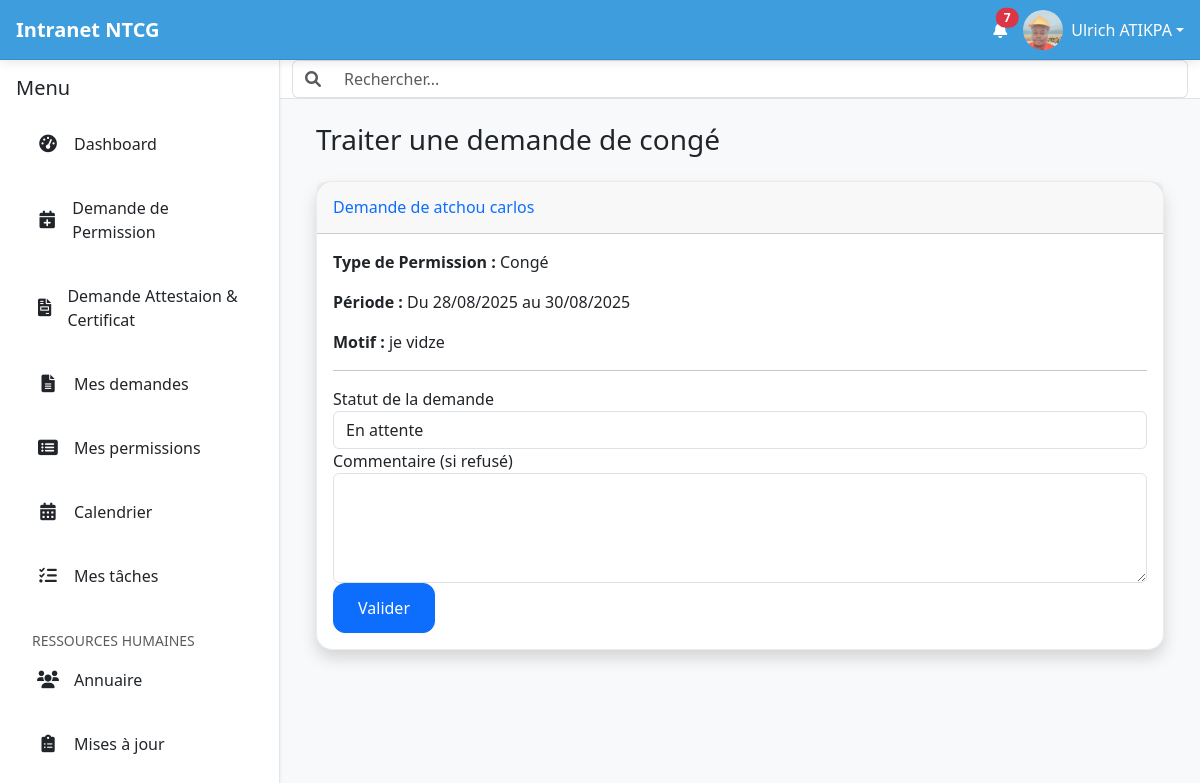
The page /hr/leave-requests/2/process/ (signed in) on the database its author committed.
### intranet/models.py (models this page shows, shortened)
class User(AbstractUser):
    date_de_naissance = models.DateField(null=True, blank=True)
    nationalite = CountryField(blank=True)
    pays_de_naissance = CountryField(blank=True)
    type_sanguin = models.CharField(max_length=5, blank=True)
    adresse = models.CharField(max_length=255, blank=True)
    telephone_personnel = models.CharField(max_length=20, blank=True)
    piece_type = models.ForeignKey(PieceType, on_delete=models.SET_NULL, null=True, blank=True, verbose_name="Type de pièce d'identité")
    piece_number = models.CharField(max_length=100, blank=True, verbose_name="Numéro de la pièce d'identité")
    personal_email = models.EmailField(blank=True, null=True, verbose_name="Email personnel")
    emergency_contact_name = models.CharField(max_length=255, blank=True, verbose_name="Nom et prénom du contact d'urgence")
    emergency_contact_phone = models.CharField(max_length=20, blank=True, verbose_name="Téléphone du contact d'urgence")
    allergies = models.TextField(blank=True)
    maladies_chroniques = models.TextField(blank=True)
    medicaments = models.TextField(blank=True)
    job_role = models.ForeignKey(JobRole, on_delete=models.SET_NULL, null=True, blank=True)
    departement = models.ForeignKey(Department, on_delete=models.SET_NULL, null=True, blank=True)
    date_embauche = models.DateField(null=True, blank=True)
    professional_email = models.EmailField(blank=True, null=True, verbose_name="Email professionnel")
    contract_type = models.ForeignKey(ContractType, on_delete=models.SET_NULL, null=True, blank=True, verbose_name="Type de contrat")
    isignum = models.CharField(max_length=100, blank=True, verbose_name="Numéro Isignum")
    eritop_id = models.CharField(max_length=100, blank=True, verbose_name="ID Eritop")
    country = models.ForeignKey(Country, on_delete=models.SET_NULL, null=True, blank=True, verbose_name="Pays de l'employé")
    managed_countries = models.ManyToManyField(Country, related_name='managers', blank=True, verbose_name="Pays gérés")
    bank_info = models.ForeignKey(BankInfo, on_delete=models.SET_NULL, null=True, blank=True, verbose_name="Nom de la banque")
    bank_account_number = models.CharField(max_length=50, blank=True, verbose_name="Numéro de compte bancaire")
    cnss = models.CharField(max_length=50, verbose_name="Numéro CNSS/Sécurité Sociale", blank=True)
    dependants = models.TextField(blank=True)
    employee_id = models.CharField(max_length=100, unique=True, blank=True, verbose_name="Numéro de matricule")
    photo_profil = models.ImageField(upload_to='photos_profils/', null=True, blank=True)
    class Meta:
        ordering = ['last_name', 'first_name']
        indexes = [
            models.Index(fields=['last_name', 'first_name']),
            models.Index(fields=['is_active']),
            models.Index(fields=['departement']),
            models.Index(fields=['country']),
        ]

class LeaveRequest(models.Model):
    STATUS_CHOICES = [
        ('PENDING', 'En attente'),
        ('APPROVED', 'Approuvée'),
        ('REJECTED', 'Refusée'),
    ]
    employee = models.ForeignKey(
        settings.AUTH_USER_MODEL,
        on_delete=models.CASCADE,
        related_name='leave_requests',
        verbose_name="Employé"
    )
    leave_type = models.ForeignKey(
        LeaveType,
        on_delete=models.SET_NULL,
        null=True,
        verbose_name="Type de congé"
    )
    start_date = models.DateField(verbose_name="Date de début")
    end_date = models.DateField(verbose_name="Date de fin")
    reason = models.TextField(verbose_name="Motif de la demande")
    status = models.CharField(
        max_length=10,
        choices=STATUS_CHOICES,
        default='PENDING',
        verbose_name="Statut"
    )
    rejection_comment = models.TextField(
        blank=True,
        null=True,
        verbose_name="Commentaire (si refusé)"
    )
    created_at = models.DateTimeField(auto_now_add=True, verbose_name="Date de la demande")

class LeaveType(models.Model):
    name = models.CharField(max_length=100, unique=True, verbose_name="Type de congé")

### intranet/decorators.py (the view)
    def wrapper_func(request, *args, **kwargs):
        if request.user.groups.filter(name='Ressources Humaines').exists():
            return view_func(request, *args, **kwargs)
        else:
            raise PermissionDenied

### intranet/forms.py
class LeaveRequestHRForm(forms.ModelForm):
    class Meta:
        model = LeaveRequest
        fields = ['status', 'rejection_comment']
        widgets = {
            'status': forms.Select(attrs={'class': 'form-control'}),
            'rejection_comment': forms.Textarea(attrs={'class': 'form-control', 'rows': 4}),
        }

### intranet/context_processors.py (called while the page is built)
def is_rh_group(request):
    is_rh = request.user.groups.filter(name='Ressources Humaines').exists()
    return {'is_rh': is_rh}

def is_project_coordinator(request):
    is_coordinator = request.user.groups.filter(name='Coordinateurs de Projets').exists()
    return {'is_coordinator': is_coordinator}

def unread_notifications(request):
    if request.user.is_authenticated:
        unread_count = Notification.objects.filter(user=request.user, is_read=False).count()
    else:
        unread_count = 0
    return {'unread_notifications_count': unread_count}

### intranet/templatetags/intranet_tags.py (called while the page is built)
@register.filter(name='has_group')
def has_group(user, group_name):
    try:
        group = Group.objects.get(name=group_name)
    except Group.DoesNotExist:
        return False
    return group in user.groups.all()

### intranet/views.py (called while the page is built)
@hr_required
def process_leave_request(request, request_id):
    leave_request = get_object_or_404(LeaveRequest, pk=request_id)
    if request.method == 'POST':
        form = LeaveRequestHRForm(request.POST, instance=leave_request)
        if form.is_valid():
            form.save()
            messages.success(request, "La demande de congé a été traitée avec succès.")
            return redirect('manage_leave_requests')
        else:
            messages.error(request, "Veuillez corriger les erreurs dans le formulaire.")
    else:
        form = LeaveRequestHRForm(instance=leave_request)
    context = {
        'form': form,
        'leave_request': leave_request,
        'title': 'Traiter une demande de congé'
    }
    return render(request, 'intranet/process_leave_request.html', context)

### templates/intranet/process_leave_request.html (shortened to what this page needs)
{% extends 'intranet/base.html' %}
{% block content %}
<div class="container-fluid">
    <h1 class="h3 mb-4 text-gray-800">{{ title }}</h1>
    <div class="card shadow mb-4">
        <div class="card-header py-3">
            <h6 class="m-0 font-weight-bold text-primary">Demande de {{ leave_request.employee.get_full_name }}</h6>
        </div>
        <div class="card-body">
            <p><strong>Type de Permission :</strong> {{ leave_request.leave_type.name }}</p>
            <p><strong>Période :</strong> Du {{ leave_request.start_date|date:"d/m/Y" }} au {{ leave_request.end_date|date:"d/m/Y" }}</p>
            <p><strong>Motif :</strong> {{ leave_request.reason }}</p>
            <hr>
            <form method="post">
                <div class="form-group">
                    <label for="{{ form.status.id_for_label }}">Statut de la demande</label>
                    {{ form.status }}
                </div>
                <div class="form-group">
                    <label for="{{ form.rejection_comment.id_for_label }}">Commentaire (si refusé)</label>
                    {{ form.rejection_comment }}
                </div>
                <button type="submit" class="btn btn-primary">Valider</button>
            </form>
        </div>
    </div>
</div>
{% endblock %}

### templates/intranet/base.html (shortened to what this page needs)
{% load static intranet_tags %}
<!doctype html>
<html lang="fr">
<head>
    <link rel="stylesheet" href="https://cdn.jsdelivr.net/npm/bootstrap@5.3.3/dist/css/bootstrap.min.css"
          media="print" onload="this.media='all'">
    <link rel="stylesheet" href="https://cdnjs.cloudflare.com/ajax/libs/font-awesome/6.0.0-beta3/css/all.min.css">
    <link rel="stylesheet" type="text/css" href="https://cdn.datatables.net/2.0.8/css/dataTables.dataTables.css">
</head>
<body>
    <header id="top-header" class="d-flex justify-content-between align-items-center">
        <div class="d-flex align-items-center">
            <a href="{% url 'home_view' %}" class="text-decoration-none text-white d-flex align-items-center">
                <span class="fs-5 fw-bold">Intranet NTCG</span>
            </a>
        </div>
        <div class="d-flex align-items-center">
            <a href="{% url 'notifications' %}" class="text-white me-3 position-relative touch-feedback"
                data-bs-toggle="tooltip" data-bs-placement="bottom" title="Notifications" aria-label="Notifications">
                <i class="fas fa-bell"></i>
                {% if unread_notifications_count > 0 %}
                <span class="position-absolute top-0 start-100 translate-middle badge rounded-pill bg-danger notification-count">
                    {{ unread_notifications_count }}
                </span>
                {% endif %}
            </a>
            <div class="dropdown">
                <a class="text-white d-flex align-items-center text-decoration-none dropdown-toggle touch-feedback" href="#"
                    id="profileDropdown" role="button" data-bs-toggle="dropdown" aria-expanded="false"
                    aria-label="Menu profil">
                    <img src="{% if user.photo_profil %}{{ user.photo_profil.url }}{% else %}{% static 'images/default_profile.png' %}{% endif %}"
                         alt="Avatar de {{ user.get_full_name|default:user.username }}"
                         class="rounded-circle me-2" width="40" height="40" style="object-fit: cover;">
                    <span class="d-none d-sm-inline">{{ user.get_full_name|default:user.username }}</span>
                </a>
            </div>
        </div>
    </header>
    <div id="main-wrapper">
        <nav id="sidebar" class="shadow-sm" aria-label="Menu principal">
            <div class="p-3">
                <div class="d-flex justify-content-between align-items-center mb-3">
                    <h5 class="mb-0">Menu</h5>
                </div>
                <ul class="nav nav-pills flex-column mb-auto" id="sidebar-nav-links">
                    <li class="nav-item">
                        <a href="{% url 'dashboard' %}" class="nav-link {% if request.resolver_match.url_name == 'home_view' %}active{% endif %} touch-feedback">
                            <i class="fas fa-tachometer-alt"></i> Dashboard
                        </a>
                    </li>
                    <li class="nav-item">
                        <a class="nav-link touch-feedback" href="{% url 'submit_leave_request' %}">
                            <i class="fas fa-calendar-plus"></i>
                            <span>Demande de Permission</span>
                        </a>
                    </li>
                    <li class="nav-item">
                        <a class="nav-link touch-feedback" href="{% url 'request_document' %}">
                            <i class="fas fa-file-invoice"></i> Demande Attestaion & Certificat
                        </a>
                    </li>
                    <li class="nav-item">
                        <a class="nav-link touch-feedback" href="{% url 'my_document_requests' %}">
                            <i class="fas fa-file-alt"></i> Mes demandes
                        </a>
                    </li>
                    <li class="nav-item">
                        <a class="nav-link touch-feedback" href="{% url 'my_leave_requests' %}">
                            <i class="fas fa-list-alt"></i>
                            <span>Mes permissions</span>
                        </a>
                    </li>
                    {% if user.is_authenticated %}
                    <li class="nav-item">
                        <a href="#" class="nav-link touch-feedback">
                            <i class="fas fa-calendar-alt"></i> Calendrier
                        </a>
                    </li>
                    <li class="nav-item">
                        <a href="#" class="nav-link touch-feedback">
                            <i class="fas fa-tasks"></i> Mes tâches
                        </a>
                    </li>
                    {% endif %}
                    {% if is_rh %}
                    <li class="nav-item mt-3">
                        <small class="text-muted px-3">RESSOURCES HUMAINES</small>
                    </li>
                    <li class="nav-item">
                         <a href="{% url 'employee_directory' %}" class="nav-link {% if request.resolver_match.url_name == 'employee_directory' %}active{% endif %} touch-feedback">
                            <i class="fas fa-users"></i> Annuaire
                        </a>
                    </li>
                    <li class="nav-item">
                        <a href="{% url 'pending_updates_list' %}" class="nav-link {% if request.resolver_match.url_name == 'pending_updates_list' %}active{% endif %} touch-feedback">
                            <i class="fas fa-clipboard-list"></i> Mises à jour
                        </a>
                    </li>
                    {% endif %}
                </ul>
            </div>
        </nav>
        <div id="content-area">
            <nav id="top-navbar" class="bg-white border-bottom">
                <div class="container-fluid">
                    <form class="d-flex w-100">
                        <div class="input-group">
                            <span class="input-group-text bg-white border-end-0">
                                <i class="fas fa-search text-muted"></i>
                            </span>
                            <input class="form-control border-start-0" type="search"
                                   placeholder="Rechercher..." aria-label="Search" id="global-search"
                                   style="font-size: 16px;">
                        </div>
                    </form>
                </div>
            </nav>
            <main id="main-content" class="p-3 p-lg-4">
                {% block content %}
                {% endblock %}
            </main>
        </div>
    </div>
</body>
</html>

### rows shown on the page
User: photo_profil (picture), get_full_name "Ulrich ATIKPA"
LeaveRequest: employee.get_full_name "atchou carlos", leave_type.name "Congé", start_date "28/08/2025", end_date "30/08/2025", reason "je vidze", status "En attente"

### other values the page prints
{{ unread_notifications_count }} "7"
{{ title }} "Traiter une demande de congé"
